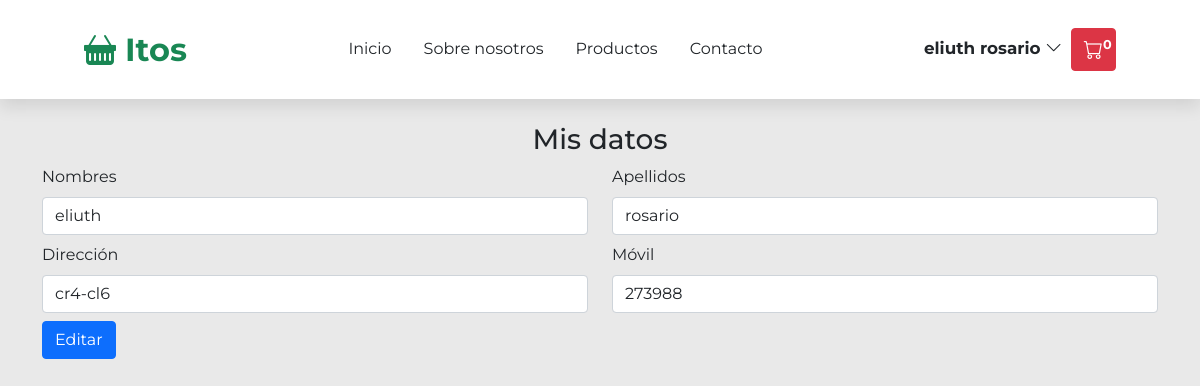
The page /view/cliente/perfil.php (signed in) on the database its author committed.
### tables this page shows
CREATE TABLE `clientes` (
  `idCliente` int(10) NOT NULL,
  `tipoDocumento` varchar(50) NOT NULL,
  `numeroDocumento` int(15) DEFAULT NULL,
  `nombres` varchar(50) DEFAULT NULL,
  `apellidos` varchar(50) DEFAULT NULL,
  `telefono` varchar(15) DEFAULT NULL,
  `email` varchar(50) DEFAULT NULL,
  `direccion` varchar(30) DEFAULT NULL
);

### model/config.php (called while the page is built, shortened)
<?php
$numCart = 0;
?>

### view/cliente/perfil.php (the view, shortened to what this page needs)
<?php
require '../../conexion.php';
require '../../model/config.php';
$idCliente = $_SESSION['idCliente'];
$query = $con->prepare("SELECT * FROM clientes WHERE idCliente=?");
$query->execute([$idCliente]);
$result = $query->get_result();
if ($result->num_rows > 0) {
  $cliente = $result->fetch_assoc();
}
?>
<!DOCTYPE html>
<html lang="es">
<head>
  <link rel="stylesheet" href="../../assets/css/bootstrap.min.css">
  <link rel="stylesheet" href="https://cdn.jsdelivr.net/npm/bootstrap-icons@1.10.2/font/bootstrap-icons.css">
  <link rel="stylesheet" href="../../assets/css/styles.css">
</head>
<body>
  <header class="header">
    <a href="#" class="logo">
      <i class="bi bi-basket-fill"></i> Itos
    </a>
    <nav class="nav-bar">
      <a href="../../index.php" class="link">Inicio</a>
      <a href="../../index.php#about" class="link">Sobre nosotros</a>
      <a href="./productos.php" class="link">Productos</a>
      <a href="#" class="link" data-bs-toggle="modal" data-bs-target="#modalContacto">Contacto</a>
    </nav>
    <div class="icons">
      <?php if (isset($_SESSION['idUsuario'])) { ?>
        <a href="#" class="me-1" id="btn-user" role="button" data-bs-toggle="dropdown" aria-expanded="false">
          <small class="text-dark">
            <?= $_SESSION['nombres'] .' '. $_SESSION['apellidos']; ?>
            <i class="bi bi-chevron-down"></i>
          </small>
        </a>
      <?php } else { ?>
        <a href="./view/cliente/login.php" class="btn btn-primary text-sm-center" id="btn-user">
          <i class="bi bi-person"></i>
        </a>
      <?php } ?>
      <a href="view/cliente/carrito.php" class="btn btn-danger" id="btn-car">
        <i class="bi bi-cart"></i>
        <span class="num-cart mt-0" id="num-cart">
          <?php echo $numCart; ?>
        </span>
      </a>
    </div>
  </header>
  <div class="container mt-4">
    <div class="perfil">
      <div class="perfil-header">
        <h3 class="text-center">Mis datos</h3>
      </div>
      <div class="perfil-content">
        <form action="" method="post">
          <div class="row">
            <div class="col-12 col-md-6">
              <div class="mb-2">
                <label for="nombres" class="form-label">Nombres</label>
                <input type="text" class="form-control" name="nombre" id="nombres" value="<?= $cliente['nombres']; ?>">
              </div>
            </div>
            <div class="col-12 col-md-6">
              <div class="mb-2">
                <label for="apellidos" class="form-label">Apellidos</label>
                <input type="text" class="form-control" name="apellidos" id="apellidos" value="<?= $cliente['apellidos']; ?>">
              </div>
            </div>
          </div>
          <div class="row">
            <div class="col-12 col-md-6">
              <div class="mb-2">
                <label for="direccion" class="form-label">Dirección</label>
                <input type="text" class="form-control" name="direcccion" id="direccion" value="<?= $cliente['direccion']; ?>">
              </div>
            </div>
            <div class="col-12 col-md-6">
              <div class="mb-2">
                <label for="telefono" class="form-label">Móvil</label>
                <input type="number" class="form-control" name="telefono" id="telefono" value="<?= $cliente['telefono']; ?>">
              </div>
            </div>
          </div>
          <input type="submit" value="Editar" name="btnEditar" class="btn btn-primary">
        </form>
      </div>
    </div>
  </div>
</body>
</html>

### assets/css/styles.css (style rules this page uses)
:root { --bs-blue: #0d6efd; --bs-indigo: #6610f2; --bs-purple: #6f42c1; --bs-red: #dc3545; --bs-green: #198754; --bs-teal: #93d8c3; --bs-white: #fff; --bs-gray: #6c757d; --bs-gray-dark: #343a40; --bs-primary: #0d6efd; --bs-secondary: #6c757d; --bs-success: #198754; --bs-danger: #dc3545; --bs-light: #e9e9e9; --bs-dark: #212529; --bs-orange: #fd7e14; --box-shadow: 0 0.5rem 1rem rgba(0, 0, 0, 0.1); --border: 1rem solid rgba(0, 0, 0, 0.1); }
* { margin: 0; padding: 0; box-sizing: border-box; font-family: "Montserrat", sans-serif; transition: all 0.2s linear; }
body { background-color: var(--bs-light); scroll-behavior: smooth; }
a, li, ul { list-style: none; text-decoration: none; }
.header { position: relative; top: 0; left: 0; right: 0; z-index: 1000; display: flex; align-items: center; justify-content: space-between; padding: 1.6rem 7%; background-color: var(--bs-white); box-shadow: var(--box-shadow); cursor: pointer; user-select: none; }
.header .logo { font-size: 2rem; font-weight: bolder; color: var(--bs-green); }
.header .logo i { color: var(--bs-green); }
.header .nav-bar { display: flex; justify-content: center; align-items: center; }
.header .nav-bar .link { font-size: 1rem; margin: 0 1rem; padding: 5px 0; border-bottom: 2px solid transparent; color: var(--bs-dark); }
.header .icons a { font-size: 1.2rem; font-weight: bold; }
.header .icons a #num-cart { font-size: 0.8rem !important; }
.num-cart { position: absolute; font-size: 0.5rem; border-radius: 50%; }

### rows shown on the page
clientes: nombre "eliuth", apellidos "rosario", direcccion "cr4-cl6", telefono "273988"

### other values the page prints
$_SESSION['nombres'] "eliuth"
$_SESSION['apellidos'] "rosario"
$numCart "0"
